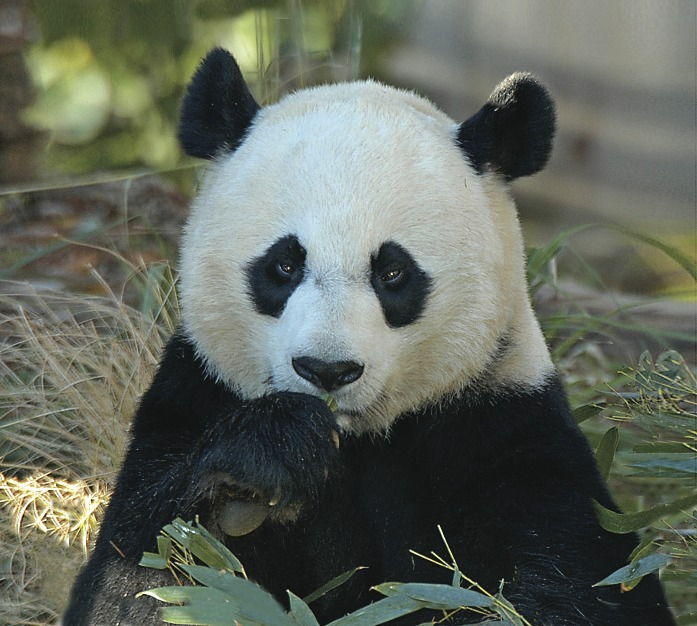
#> input picture Lab_2/data/example/panda.jpg, 697 x 626 px
$ python -i general.py   (imports and definitions only)
#> lines starting #> are read from the running program, lines starting #| are printed output that depends on the picture; after the words box and inside, x2 and y2 are one past the last pixel; in counts of white or black regions, pixels touching at a corner belong together
#> further down, picture is the input picture: shape (626, 697, 3); mean B, G, R 91.9, 102.7, 96.8
import cv2
import config as conf
import keyboard
import numpy as np

def keybordCatch(cap):
    if keyboard.is_pressed("down") and conf.y != (cap.get(4) - conf.h_r):
        conf.y = conf.y + conf.const
        conf.h = conf.h + conf.const
    if keyboard.is_pressed("up") and conf.y != 0:
        conf.y = conf.y - conf.const
        conf.h = conf.h - conf.const
    if keyboard.is_pressed("left") and conf.x != 0:
        conf.x = conf.x - conf.const
        conf.w = conf.w - conf.const
    if keyboard.is_pressed("right") and conf.x != (cap.get(3) - conf.w_r):
        conf.x = conf.x + conf.const
        conf.w = conf.w + conf.const


def openVideo():
    cap = cv2.VideoCapture(conf.file)
    return cap


def rectangle_show(frame):
    return cv2.rectangle(frame, (conf.x, conf.y), (conf.x + conf.w_r, conf.y + conf.h_r), conf.color, conf.thickness)


def detection_yellow(hsvFrame):
    lower_yellow = np.array(conf.l_yellow, dtype=np.uint8)
    upper_yellow= np.array(conf.u_yellow, dtype=np.uint8)
    # найдите цвета в пределах указанных границ
    # маска
    yellow_mask = cv2.inRange(hsvFrame, lower_yellow, upper_yellow)
#> yellow_mask: shape (626, 697); every value is 0
    frame_white = cv2.bitwise_and(hsvFrame, hsvFrame, mask=yellow_mask)
#> frame_white: shape (626, 697, 3); every value is 0
    return np.unique(frame_white).size

def detection_red(hsvFrame):
    lower_red = np.array(conf.l_red, np.uint8)
#> lower_red = [136, 87, 111]
    upper_red = np.array(conf.u_red, np.uint8)
    red_mask = cv2.inRange(hsvFrame, lower_red, upper_red)
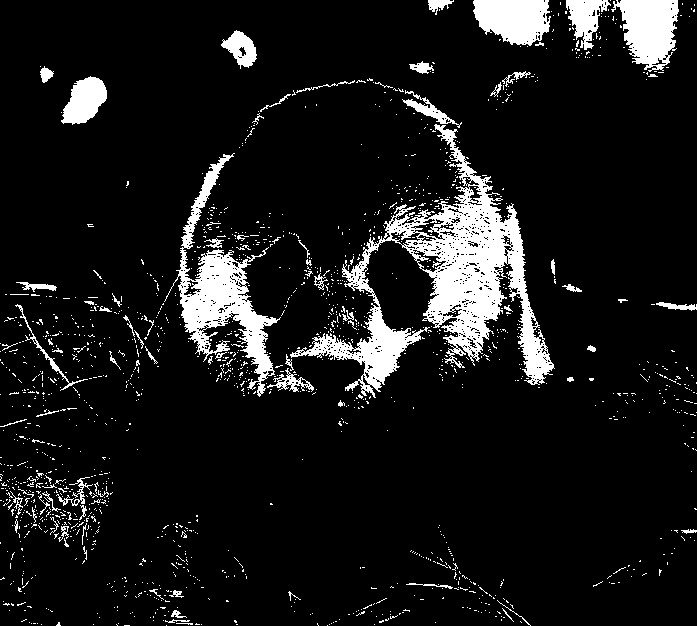
#> red_mask: shape (626, 697); 9.8% white; 1554 white regions (1475 under 20 px), largest, box (x1, y1, x2, y2) and area: (290, 124, 555, 398) 17518, (164, 153, 281, 397) 6836, (611, 0, 679, 72) 3172
    frame_red = cv2.bitwise_and(hsvFrame, hsvFrame, mask=red_mask)
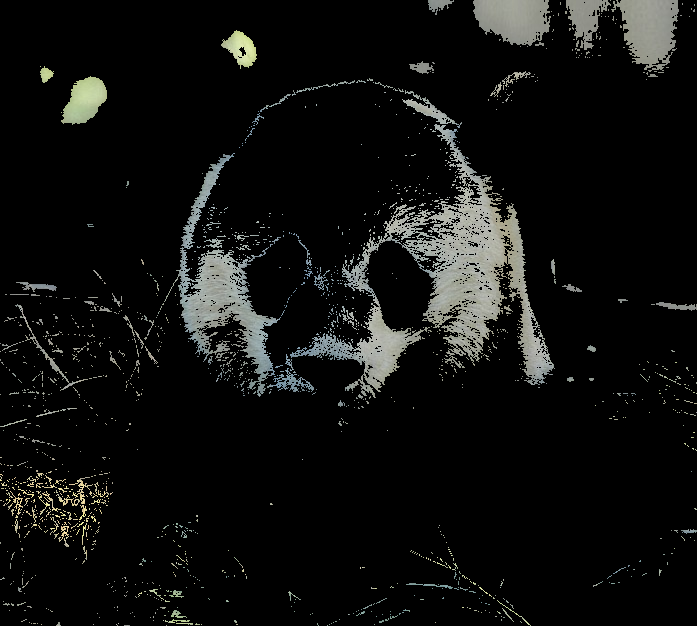
#> frame_red: shape (626, 697, 3); mean B, G, R 15.2, 16.3, 15.7
    return np.unique(frame_red).size

def detection_blue(hsvFrame):
    lower_blue = np.array(conf.l_blue, np.uint8)
#> lower_blue = [94, 80, 2]
    upper_blue = np.array(conf.u_blue, np.uint8)
    blue_mask = cv2.inRange(hsvFrame, lower_blue, upper_blue)
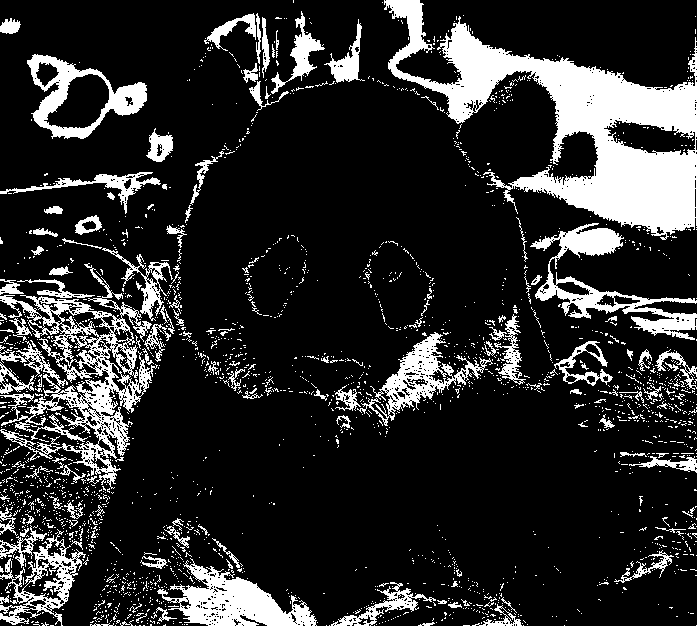
#> blue_mask: shape (626, 697); 17.4% white; 2264 white regions (2130 under 20 px), largest, box (x1, y1, x2, y2) and area: (384, 0, 697, 240) 24534, (0, 263, 158, 489) 9767, (157, 558, 317, 626) 4694
    frame_blue = cv2.bitwise_and(hsvFrame, hsvFrame, mask=blue_mask)
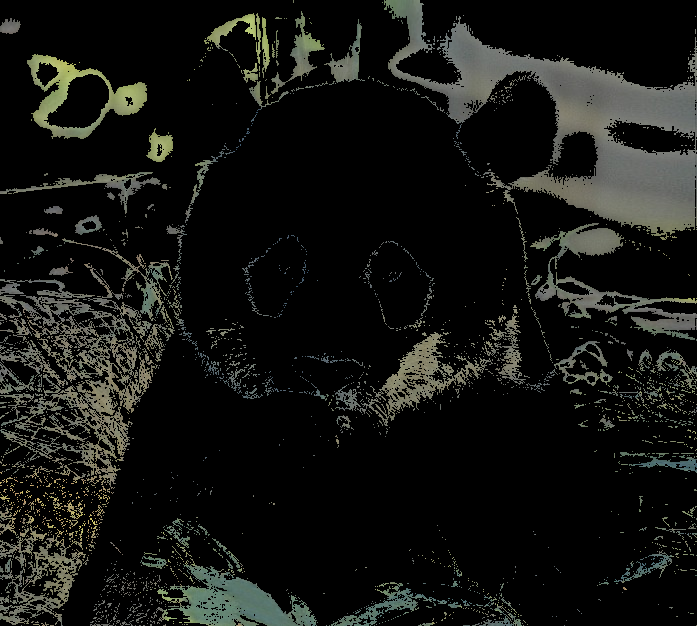
#> frame_blue: shape (626, 697, 3); mean B, G, R 18.5, 21.3, 20.3
    return np.unique(frame_blue).size


def isEqual(x):
    return np.allclose(x, x[0]) # все элементы равны первому

def detection_color(hsvFrame):
    color = "Unknown"
    num_colors = [detection_yellow(hsvFrame), detection_red(hsvFrame), detection_blue(hsvFrame)]
#> num_colors = [1, 146, 168]
    index_color = num_colors.index(max(num_colors))
#> index_color = 2
    if isEqual(num_colors):
        return color
    else:
        color = "Yellow" if index_color == 0 else "Red" if index_color == 1 else "Blue"
#> color = 'Blue'
    return color

>>> import cv2
>>> picture = cv2.imread('../../Lab_2/data/example/panda.jpg')
>>> result = detection_color(picture)
#> result = 'Blue'
